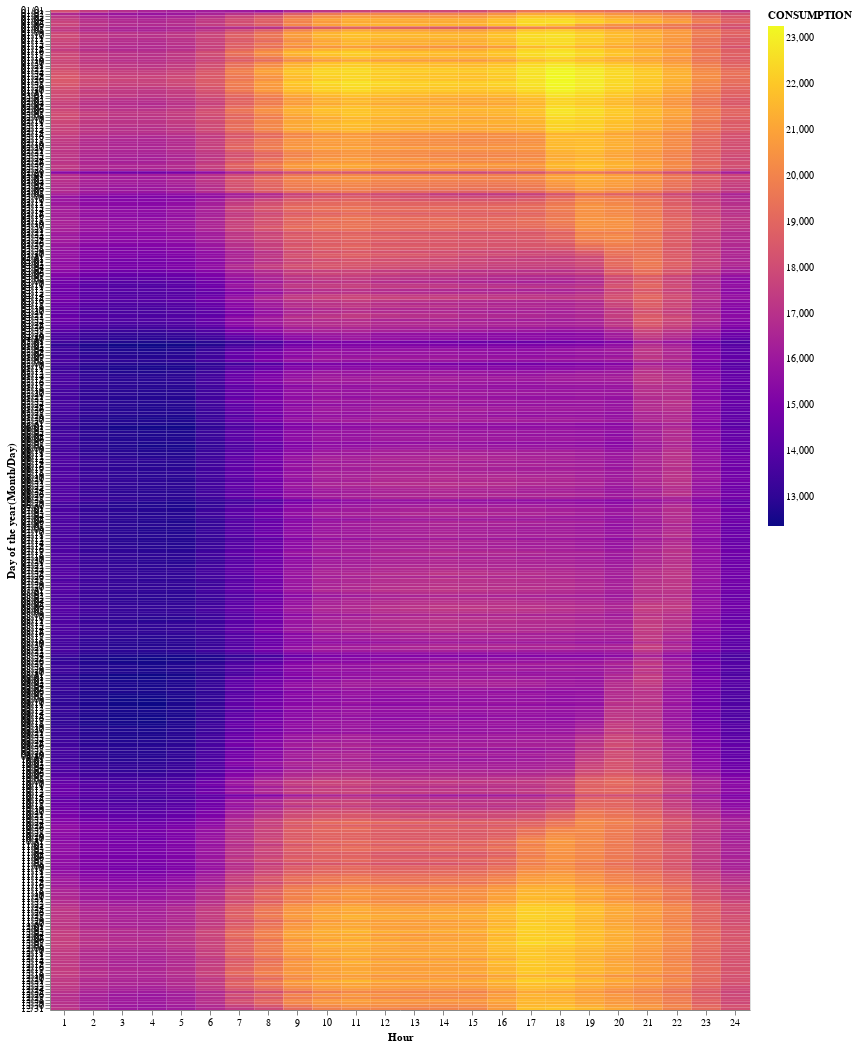

Notebook cell for this chart:
### Code cell
chart_2 = alt.data_transformers.disable_max_rows()

alt.Chart(current_df).transform_filter(alt.FieldRangePredicate(field='Hour', range=[1, 24])).mark_rect().encode(
    x = alt.X('Hour:O', axis=alt.Axis(labelAngle=0)),
    y = alt.Y('day_of_the_year:O', axis=alt.Axis(title="Day of the year(Month/Day)")),
    color = alt.Color('CONSUMPTION:Q', scale = alt.Scale(scheme = 'plasma')),
    tooltip = ['day_of_the_year', 'Hour','CONSUMPTION']
).configure_legend(gradientLength=500).properties(width = 700, height = 1000)

### Figure 1 — Vega-Lite specification as saved in the notebook (floating-point values rounded to 4 significant figures; data arrays with more than 128 entries replaced by an {"elided": "..."} marker saying what was removed)
{"config": {"view": {"continuousWidth": 400, "continuousHeight": 300}, "legend": {"gradientLength": 500}}, "data": {"name": "data-fd238cdb05a5d5c048b4b6d6bdd65761"}, "mark": "rect", "encoding": {"color": {"type": "quantitative", "field": "CONSUMPTION", "scale": {"scheme": "plasma"}}, "tooltip": [{"type": "nominal", "field": "day_of_the_year"}, {"type": "quantitative", "field": "Hour"}, {"type": "quantitative", "field": "CONSUMPTION"}], "x": {"type": "ordinal", "axis": {"labelAngle": 0}, "field": "Hour"}, "y": {"type": "ordinal", "axis": {"title": "Day of the year(Month/Day)"}, "field": "day_of_the_year"}}, "height": 1000, "transform": [{"filter": {"field": "Hour", "range": [1, 24]}}], "width": 700, "$schema": "https://vega.github.io/schema/vega-lite/v4.8.1.json", "datasets": {"data-fd238cdb05a5d5c048b4b6d6bdd65761": {"elided": "8784 records"}}}
